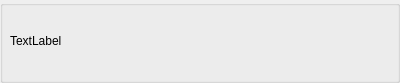
<?xml version="1.0" encoding="UTF-8"?>
<ui version="4.0">
 <class>Notification</class>
 <widget class="QWidget" name="Notification">
  <property name="geometry">
   <rect>
    <x>0</x>
    <y>0</y>
    <width>400</width>
    <height>83</height>
   </rect>
  </property>
  <property name="windowTitle">
   <string>Form</string>
  </property>
  <widget class="QGroupBox" name="groupBox">
   <property name="geometry">
    <rect>
     <x>0</x>
     <y>0</y>
     <width>400</width>
     <height>83</height>
    </rect>
   </property>
   <property name="title">
    <string/>
   </property>
   <widget class="QLabel" name="notificationLabel">
    <property name="geometry">
     <rect>
      <x>10</x>
      <y>20</y>
      <width>290</width>
      <height>41</height>
     </rect>
    </property>
    <property name="text">
     <string>TextLabel</string>
    </property>
   </widget>
  </widget>
 </widget>
 <resources/>
 <connections/>
</ui>
